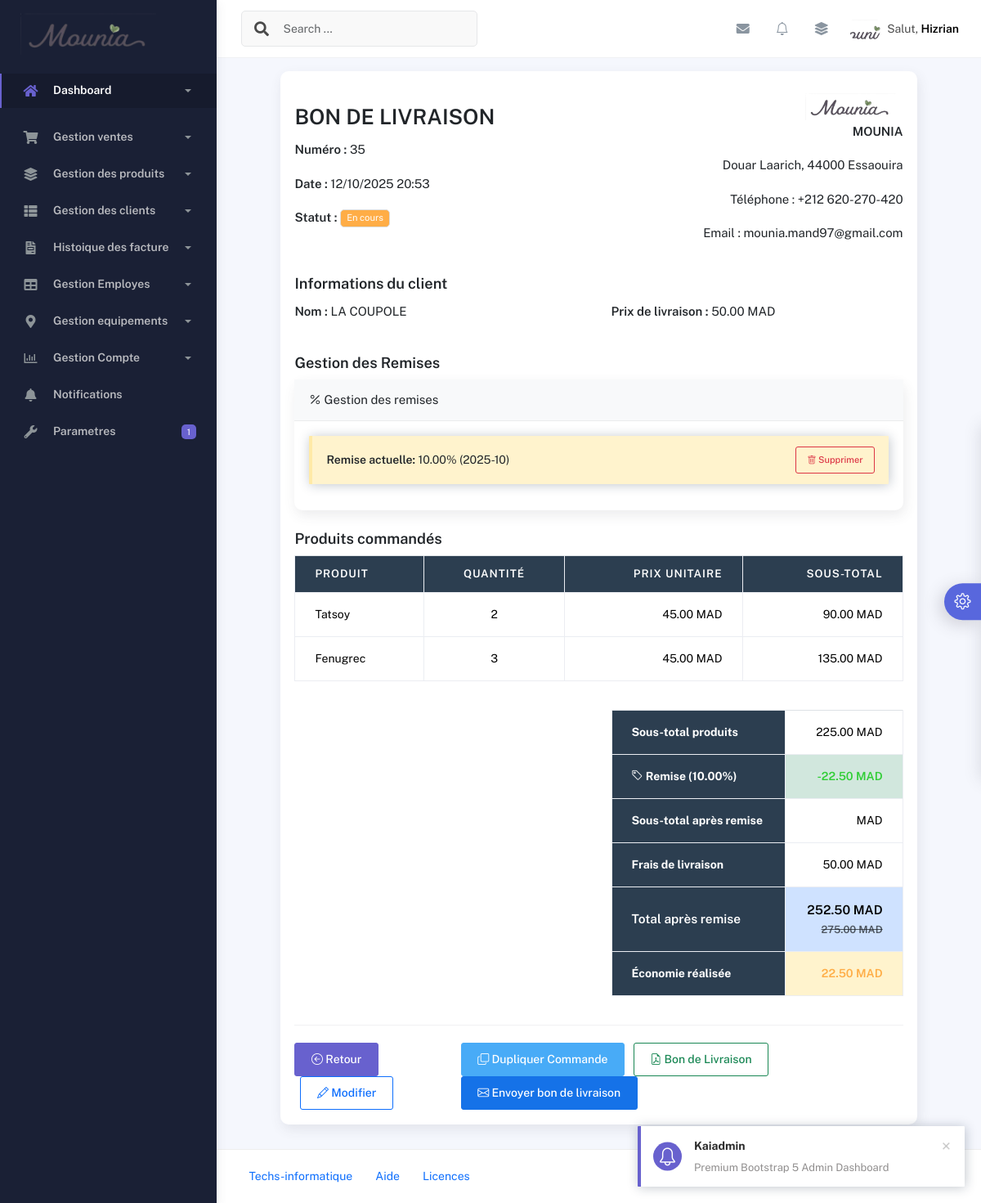
The app's page /commande/35/, older data.
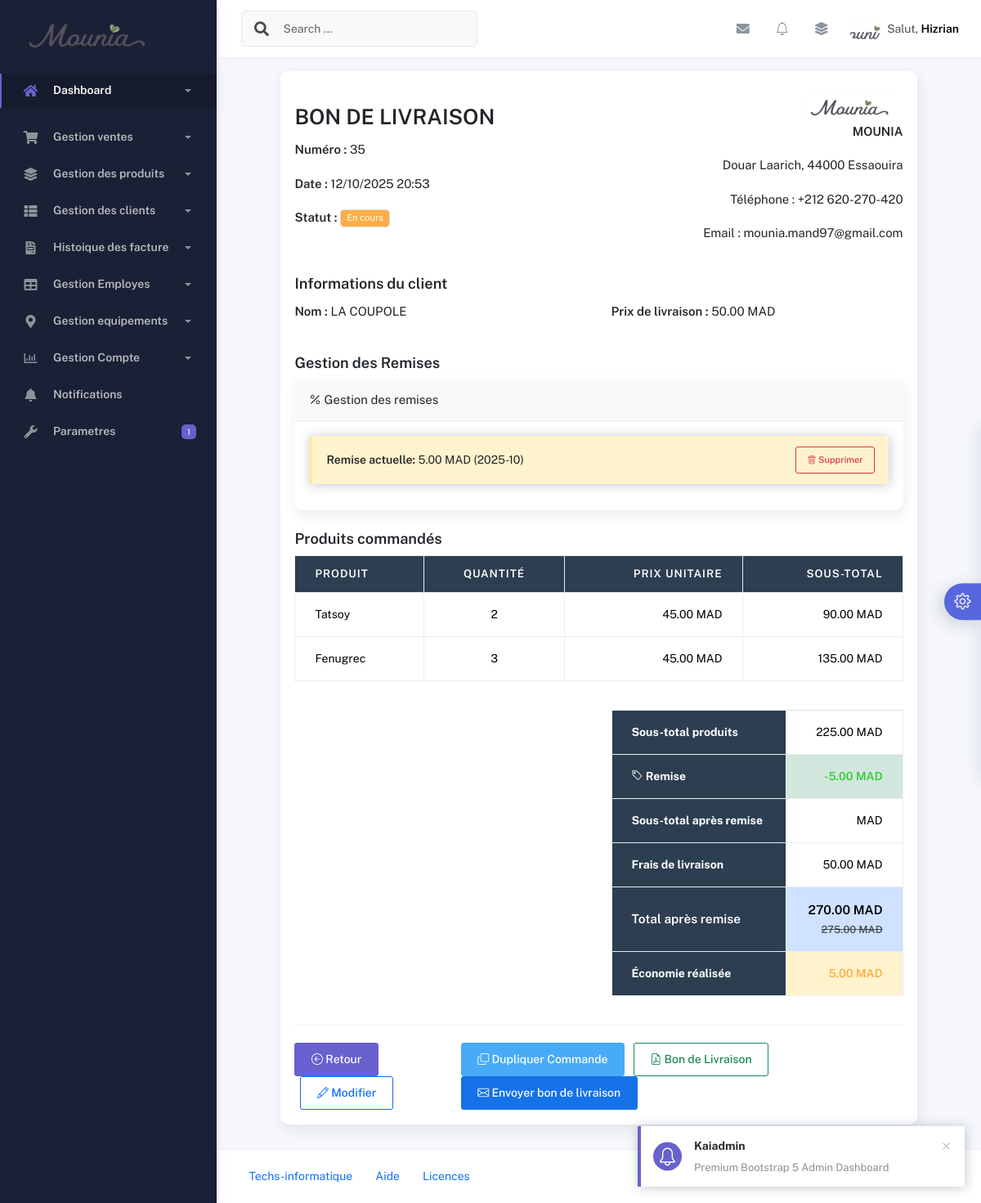
The same page, newer data.
### application/models.py (models this page shows, shortened)
class RemiseClient(models.Model):
    TYPE_REMISE_CHOICES = [
        ('pourcentage', 'Pourcentage (%)'),
        ('fixe', 'Montant fixe (MAD)'),
    ]
    client = models.ForeignKey(Client, on_delete=models.CASCADE, related_name="remises")
    type_remise = models.CharField(max_length=20, choices=TYPE_REMISE_CHOICES, verbose_name="Type de remise")
    valeur_remise = models.DecimalField(
        max_digits=10,
        decimal_places=2,
        default=0,
        verbose_name="Valeur de la remise"
    )
    mois_application = models.CharField(
        max_length=7,
        verbose_name="Mois d'application",
        help_text="Format: YYYY-MM"
    )
    description = models.CharField(
        max_length=200,
        blank=True,
        null=True,
        verbose_name="Description de la remise"
    )
    date_creation = models.DateTimeField(auto_now_add=True)
    date_modification = models.DateTimeField(auto_now=True)
    class Meta:
        verbose_name = "Remise client"
        verbose_name_plural = "Remises clients"
        unique_together = ['client', 'mois_application']
        ordering = ['-mois_application', 'client']

### application/views.py (the view)
# urls.py: path('commande/<int:pk>/', views.detail_commande, name='detail_commande'),
def detail_commande(request, pk):
    commande = get_object_or_404(Commande, pk=pk)
    context = {
        "commande": commande,
        "montant_remise": commande.montant_remise,
        "total_avec_remise": commande.total_avec_remise,
        "remise_appliquee": commande.remise_appliquee,
    }
    return render(request, "commandes/detail_commande.html", context)

### application/context_processors.py (called while the page is built)
def parametres_mounia(request):
    return {
        'parametres': ParametresMounia.objects.first() or None
    }

### application/models.py (called while the page is built)
    @property
    def total_sans_livraison(self):
        try:
            return sum(Decimal(str(item.sous_total)) for item in self.items.all())
        except:
            return Decimal('0.00')

    @property
    def total(self):
        try:
            total_produits = self.total_sans_livraison
            prix_livraison = Decimal(str(self.client.prix_livraison))
            return total_produits + prix_livraison
        except:
            return Decimal('0.00')

    @property
    def frais_livraison(self):
        try:
            return Decimal(str(self.client.prix_livraison))
        except:
            return Decimal('0.00')

    @property
    def remise_appliquee(self):
        mois_commande = self.date_commande.strftime('%Y-%m')
        try:
            return RemiseClient.objects.get(
                client=self.client,
                mois_application=mois_commande
            )
        except RemiseClient.DoesNotExist:
            return None

### templates/commandes/detail_commande.html (shortened to what the changed rows need)
{% extends "base.html" %}
{% load static %}
{% block content %}
<main id="main" class="main">
  <div class="pagetitle">
    <h1>Détails de la commande #{{ commande.id }}</h1>
  </div>
  <section class="section">
    <div class="d-flex justify-content-center">
      <div class="col-lg-10">
        <div class="card">
          <div class="card-body">
            <div class="d-flex justify-content-between align-items-center mb-4">
              <div>
                <h2 class="fw-bold">BON DE LIVRAISON</h2>
              </div>
            </div>
            <div class="mb-4">
              <div class="card mb-3">
                <div class="card-body">
                  {% if remise_appliquee %}
                  <div class="alert alert-warning">
                    <div class="d-flex justify-content-between align-items-center">
                      <div>
                        <strong>Remise actuelle:</strong>
                        {% if remise_appliquee.type_remise == 'pourcentage' %}
                          {{ remise_appliquee.valeur_remise }}%
                        {% else %}
                          {{ remise_appliquee.valeur_remise|floatformat:2 }} MAD
                        {% endif %}
                        ({{ remise_appliquee.mois_application }})
                      </div>
                      <button type="button" id="supprimer-remise" class="btn btn-outline-danger btn-sm">
                        <i class="bi bi-trash"></i> Supprimer
                      </button>
                    </div>
                  </div>
                  {% endif %}
                </div>
              </div>
            </div>
            <div class="table-responsive">
              <table class="table table-bordered">
                <thead style="background-color: #34b7f1; color: white">
                  <tr>
                    <th>Produit</th>
                    <th class="text-center">Quantité</th>
                    <th class="text-end">Prix unitaire</th>
                    <th class="text-end">Sous-total</th>
                  </tr>
                </thead>
              </table>
            </div>
            <div class="row justify-content-end mt-4">
              <div class="col-md-6">
                <table class="table table-bordered">
                  <tr>
                    <th>Sous-total produits</th>
                  </tr>
                  {% if remise_appliquee %}
                  <tr class="table-success">
                    <th>
                      <i class="bi bi-tag"></i> Remise
                      {% if remise_appliquee.type_remise == 'pourcentage' %}
                        ({{ remise_appliquee.valeur_remise }}%)
                      {% endif %}
                    </th>
                    <td class="text-end text-success fw-bold">
                      -{{ montant_remise|floatformat:2 }} MAD
                    </td>
                  </tr>
                  <tr>
                    <th>Sous-total après remise</th>
                    <td class="text-end">
                      {{ commande.total_sans_livraison|floatformat:2|add:"-"|add:montant_remise|floatformat:2 }} MAD
                    </td>
                  </tr>
                  {% endif %}
                  <tr>
                    <th>Frais de livraison</th>
                  </tr>
                  <tr class="table-primary">
                    <th class="fs-6">
                      {% if remise_appliquee %}
                        <strong>Total après remise</strong>
                      {% else %}
                        <strong>Total général</strong>
                      {% endif %}
                    </th>
                    <td class="text-end fs-6 fw-bold">
                      {{ total_avec_remise|floatformat:2 }} MAD
                      {% if remise_appliquee %}
                        <br>
                        <small class="text-muted fs-7">
                        </small>
                      {% endif %}
                    </td>
                  </tr>
                  {% if remise_appliquee %}
                  <tr class="table-warning">
                    <th>Économie réalisée</th>
                    <td class="text-end fw-bold text-warning">
                      {{ montant_remise|floatformat:2 }} MAD
                    </td>
                  </tr>
                  {% endif %}
                </table>
              </div>
            </div>
          </div>
        </div>
      </div>
    </div>
  </section>
</main>
{% endblock %}

Row changes from the older to the newer data that the page shows:
changed RemiseClient: valeur_remise "10.00" → "5.00"; valeur_remise "10.00" → (not shown)
Text that changed along with them:
{{ montant_remise|floatformat:2 }}: "22.50" → "5.00"
{{ total_avec_remise|floatformat:2 }}: "252.50" → "270.00"
text now shown: "MAD"
